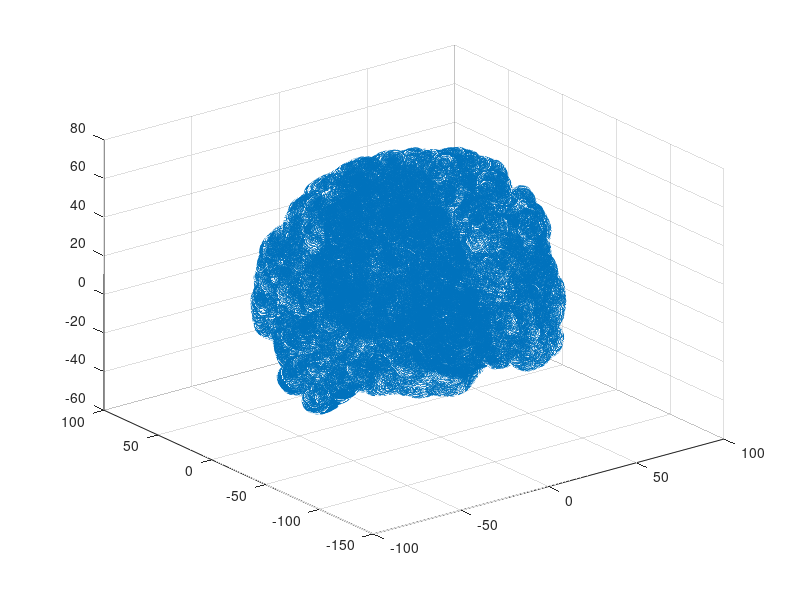

Here is the MATLAB script that generated this plot: (Note: this script raises an error after producing the figure.)
%% source allignment and load some variables
clear
seeds=[20220713;20220721;20220804;20220808;20220810;20220811;20220815;20220816;20221003;2022100401;
        2022100402;20221005];
numSes=size(seeds,1);

load('source_rr.mat');
load('Lausanne2008_fsaverageDSsurf_60_125_250.mat')
% label the sources
Vertex=Brain.Vertex;
load('parcels.mat') % This is the labels
% Anni's labeling method
x_shift=(max(Vertex(:,1))-max(source_rr(:,1))*1e3)/2+(min(Vertex(:,1))-min(source_rr(:,1))*1e3)/2;
y_shift=(max(Vertex(:,2))-max(source_rr(:,2))*1e3)/2+(min(Vertex(:,2))-min(source_rr(:,2))*1e3)/2;
z_shift=(max(Vertex(:,3))-max(source_rr(:,3))*1e3)/2+(min(Vertex(:,3))-min(source_rr(:,3))*1e3)/2;
% x_shift=(max(Vertex(:,1))-max(source_rr(:,1))*1e3)/3+(min(Vertex(:,1))-min(source_rr(:,1))*1e3)/3+...
%         (mean(Vertex(:,1))-mean(source_rr(:,1))*1e3)/3;
% y_shift=(max(Vertex(:,2))-max(source_rr(:,2))*1e3)/3+(min(Vertex(:,2))-min(source_rr(:,2))*1e3)/3+...
%         (mean(Vertex(:,2))-mean(source_rr(:,2))*1e3)/3;
% z_shift=(max(Vertex(:,3))-max(source_rr(:,3))*1e3)/3+(min(Vertex(:,3))-min(source_rr(:,3))*1e3)/3+...
%         (mean(Vertex(:,3))-mean(source_rr(:,3))*1e3)/3;
% x_shift=(mean(Vertex(:,1))-mean(source_rr(:,1))*1e3);
% y_shift=(mean(Vertex(:,2))-mean(source_rr(:,2))*1e3);
% z_shift=(mean(Vertex(:,3))-mean(source_rr(:,3))*1e3);
source_x=source_rr(:,1) * 1e3 + x_shift;
source_y=source_rr(:,2) * 1e3 + y_shift;
source_z=source_rr(:,3) * 1e3 + z_shift;
source_xyz=[source_x source_y source_z];
num_source=size(source_xyz,1);
source_fsaverage = source_xyz+127.5; % 127.5 is based on the fsaverage volume being 256 x 256 x 256
source_labels=zeros(num_source,1);
for i = 1:length(source_fsaverage)
    vox = floor(source_fsaverage(i,:)); % change from ceil to floor,now we have 2 subcortical not mapped
    inds              = sub2ind([size(parcels)], vox(1), vox(2), vox(3));
    label             = parcels(inds); 
    source_labels(i) = label;
end

% "cuneus 1": 148
% length(sort(unique(source_labels))) % 463+1-462 labels not mapped
% find which label
roiNames_250(setdiff(1:463,unique(source_labels)))
% find(unique(source_labels)==225)
% "Right-Caudate": 225
% "Right-Pallidum": 227

figure
clf
scatter3(Vertex(:,1),Vertex(:,2),Vertex(:,3),'g.')
clear alpha
alpha(.1)
hold on;
scatter3(source_x,source_y,source_z,'r')
xlabel('x'); ylabel('y');zlabel('z')

% load forward matrix
load('leadfield.mat');

% inverse model
addpath /home/zhibinz2/Documents/GitHub/AdaptiveGraphicalLassoforParCoh/Simulations/util
[inversemat, stat, reconstructed] = inversemodel(leadfield,'prctile',1);
% leakage=inversemat*leadfield;

data_path= '../../Cleaned_data/'; % Cleaned EEG data can be found at https://osf.io/rstpu/. 
% 
% cd /home/zhibinz2/Documents/GitHub/Cleaned_data
% 
% cd /home/zhibinz2/Documents/GitHub/Cleaned_data/source_data
% for ses=1:12
%     mkdir(num2str(seeds(ses,:)));
% end


%% loop through all data to compute correlation of the recon EEG with original EEG 
tic
corr_32_all=zeros(numSes,2,12,32);
for r=1:numSes
    clear runid
    runid = num2str(seeds(r,:));
    % data=load([data_path  'clean_' runid '.mat']);
    data=load([data_path  'clean_' runid '.mat'],'dataL','dataR');
    for subj=1:2
        if subj==1
            preprocessed_eeg=data.dataL;
        else
            preprocessed_eeg=data.dataR;
        end
        for tr=1:12
            EEG_ori=preprocessed_eeg{tr}(:,1:32)';
            source_data=inversemat*EEG_ori;
            EEG_recon=leadfield*source_data;

            for ch=1:32
                R=corrcoef(EEG_recon(ch,:)',EEG_ori(ch,:)');
                corr_32_all(r,subj,tr,ch)=R(1,2);
            end
        end
    end
end
toc
% 440 s 

mean(corr_32_all,4)

%% loop throught all source data to compute pca and aggregate (fraction > 0.5)

for r=1:numSes
    clear runid data preprocessed_eeg EEG_ori source_data EEG_recon leakage
    runid = num2str(seeds(r,:));
    % data=load([data_path  'clean_' runid '.mat']);
    data=load([data_path  'clean_' runid '.mat'],'dataL','dataR');
    for subj=1:2
        if subj==1
            preprocessed_eeg=data.dataL;
        else
            preprocessed_eeg=data.dataR;
        end
        for tr=1:12
            clear EEG_ori source_data EEG_recon leakage
            tic
            EEG_ori=preprocessed_eeg{tr}(:,1:32)';
            source_data=inversemat*EEG_ori;
            EEG_recon=leadfield*source_data;

            fra_eigenvalues=zeros(1,max(unique(source_labels)));
            agr_source_data=[];
            ave_source_coor=[];
            ave_source_label=[];
            for sr=1:max(unique(source_labels))
                I=find(source_labels==sr);
                if ~isempty(I)
                    [COEFF, SCORE, LATENT] = pca(source_data(I,:)','Centered',false);
                    fra_eigenvalues(sr)=LATENT(1)/sum(LATENT);
                    if fra_eigenvalues(sr) > 0.5
                        agr_source_data=[agr_source_data SCORE(:,1)];
                        ave_source_coor=[ave_source_coor; mean(source_fsaverage(I,:),1)];
                        ave_source_label=[ave_source_label; sr];
                    end
                end
            end
            save([data_path 'source_data/' num2str(runid) '/subj' num2str(subj) '_tr_' num2str(tr)  '.mat'], ...
                            'fra_eigenvalues','agr_source_data','ave_source_coor','ave_source_label');
            toc
        end
    end
end
% 9 h

%% loop throught all source data to compute pca and aggregate (all ROIs)
for r=8:numSes
    vars = ({'runid', 'data preprocessed_eeg', 'EEG_ori', 'source_data', 'EEG_recon', 'leakage'});
    clear(vars{:});
    runid = num2str(seeds(r,:));
    % data=load([data_path  'clean_' runid '.mat']);
    data=load([data_path  'clean_' runid '.mat'],'dataL','dataR');
    for subj=1:2
        if subj==1
            preprocessed_eeg=data.dataL;
        else
            preprocessed_eeg=data.dataR;
        end
        for tr=1:12
            vars = ({'EEG_ori', 'source_data', 'EEG_recon', 'leakage'});
            clear(vars{:});
            tic
            EEG_ori=preprocessed_eeg{tr}(:,1:32)';
            source_data=inversemat*EEG_ori;
            EEG_recon=leadfield*source_data;

            fra_eigenvalues=zeros(1,max(unique(source_labels)));
            agr_source_data=[];
            ave_source_coor=[];
            ave_source_label=[];
            for sr=1:max(unique(source_labels))
                I=find(source_labels==sr);
                if ~isempty(I)
                    [COEFF, SCORE, LATENT] = pca(source_data(I,:)','Centered',false);
                    fra_eigenvalues(sr)=LATENT(1)/sum(LATENT);
                    agr_source_data=[agr_source_data SCORE(:,1)];
                    ave_source_coor=[ave_source_coor; mean(source_fsaverage(I,:),1)];
                    ave_source_label=[ave_source_label; sr];
                end
            end
            save([data_path 'source_data/' num2str(runid) '/subj' num2str(subj) '_tr_' num2str(tr)  '.mat'], ...
                            'fra_eigenvalues','agr_source_data','ave_source_coor','ave_source_label');
            toc
        end
    end
end
% 10 h


%% Remove 16 subcortical and "zeros marked" sources not mapped and saved the aggreated source data

sum(fra_eigenvalues==0)
sum(fra_eigenvalues>0.50)
roiNames_250(scale250_subcortROIs(2:end))
fra_eigenvalues(scale250_subcortROIs(2:end))=0
% 463-15=448 cortical sources

for ses=1:12
    mkdir(num2str(seeds(ses,:)));
end


cd /home/zhibinz2/Documents/GitHub/Cleaned_data/cortical_source_data
clear
seeds=[20220713;20220721;20220804;20220808;20220810;20220811;20220815;20220816;20221003;2022100401;
        2022100402;20221005];
numSes=size(seeds,1);
load('/home/zhibinz2/Documents/GitHub/MEG_EEG_Source_Localization/EEG_32chan_pca/Lausanne2008_fsaverageDSsurf_60_125_250.mat')
corti_fra_eigenvalues=cell(12,2,12);
corti_ave_source_coor=cell(12,2,12);
corti_ave_source_labl=cell(12,2,12);
for ses=1:12
    for subj=1:2
        for tr=1:12
            tic
            clear i agr_source_data ave_source_coor ave_source_label
            load(['../source_data/' num2str(seeds(ses,:)) '/subj' num2str(subj) '_tr_' num2str(tr) '.mat'])
            marked_fra_eigenvalues=fra_eigenvalues(ave_source_label);
            bool_temp=zeros(1,length(ave_source_label));
            for i=1:length(ave_source_label)
                clear tmp
                tmp=ave_source_label(i);
                if ismember(tmp, scale250_subcortROIs)
                    bool_temp(i)=1;
                end
            end
            clear ind
            ind=find(bool_temp);
            agr_source_data(:,ind)=[];
            marked_fra_eigenvalues(ind)=[];
            ave_source_coor(ind,:)=[];
            ave_source_label(ind)=[];
            corti_fra_eigenvalues{ses,subj,tr}=marked_fra_eigenvalues;
            corti_ave_source_coor{ses,subj,tr}=ave_source_coor;
            corti_ave_source_labl{ses,subj,tr}=ave_source_label;
            save(['./' num2str(seeds(ses,:)) '/subj' num2str(subj) '_tr_' num2str(tr) '.mat'],'agr_source_data')
            toc
        end
    end
end
save('corti_fra_eigenvalues.mat','corti_fra_eigenvalues');
save('corti_ave_source_coor.mat','corti_ave_source_coor');
save('corti_ave_source_labl.mat','corti_ave_source_labl');


%% count number of souces > 0.5 remain
num_source_all=nan(12,2,12);
for ses=1:12
    for subj=1:2
        for tr=1:12
            num_source_all(ses,subj,tr)=length(corti_ave_source_labl{ses,subj,tr});
        end
    end
end
num_source_all

min(num_source_all,[],'all') % 448-430 less than 18 ROIs has fraction of 1st eigenvalue < 0.5

max(num_source_all,[],'all')



%% loop through all data to compute fraction of the first eigenvalue
cd /home/zhibinz2/Documents/GitHub/Cleaned_data/source_data_0.5/
% ses=1; subj=1; tr=5;
fra_eigenvalues_all=zeros(12,2,12,463);
for ses =1:12
    for subj =1:2
        tic
        for tr=1:12
            clear fra_eigenvalues
            load(['./' num2str(seeds(ses,:)) '/subj' num2str(subj) '_tr_' num2str(tr) '.mat'])
            fra_eigenvalues_all(ses,subj,tr,:)=fra_eigenvalues;
%             prctile(fra_eigenvalues, 25)
%             if median(fra_eigenvalues) < 0.7
%                 display(['ses ' num2str(ses) ' subj ' num2str(subj) ' tr ' num2str(tr) '<0.7'])
%             end
%             plot(1:max(unique(source_labels)), fra_eigenvalues,'.','MarkerSize',12);
%             yline(0.5);yline(0.7);
%             xlabel('ROI labels');ylabel('fraction of 1st eigenvalue')
        end
        toc
    end
end
% 0.5 h?

fra_median=zeros(12,2,12); % mean 0.798
fra_25prct=zeros(12,2,12); % mean 0.6859
for ses =1:12
    for subj =1:2
        for tr=1:12
            fra_median(ses,subj,tr)=median(fra_eigenvalues_all(ses,subj,tr,:));
            fra_25prct(ses,subj,tr)=prctile(fra_eigenvalues_all(ses,subj,tr,:), 25);
        end
    end
end

figure;
clf;
legends=cell(1,2);
plot(1:288, reshape(fra_median,[],1),'r.','MarkerSize',10);
legends{1}='median';
hold on;
plot(1:288, reshape(fra_25prct,[],1),'b.','MarkerSize',10);
legends{2}='25 percentile';
ylabel('fraction of 1st eigenvalue');xlabel('all 288 trials');
legend(legends);

%% agr_source_data - hilbert - coh
% https://www.mathworks.com/help/signal/ref/ellip.html

% example of bandpass filter
sampl_rate=2000;
[A,B,C,D] = ellip(20,0.25,60,[14 20]/(sampl_rate/2));
d = designfilt('bandpassiir','FilterOrder',20, ...
    'PassbandFrequency1',14,'PassbandFrequency2',20, ...
    'StopbandAttenuation1',60,'PassbandRipple',0.25, ...
    'StopbandAttenuation2',60,'SampleRate',2000);

sos = ss2sos(A,B,C,D);
fvt = fvtool(sos,d,'Fs',sampl_rate);% visualize 
legend(fvt,'ellip','designfilt') 

dataIn = randn(1000,1);plot(1:1000,dataIn,'g');hold on;
dataOut = filter(d,dataIn); plot(1:1000,dataOut,'r');hold off;


% example of a bandstop filter
[b,a] = ellip(3,5,50,[0.01 0.5],'stop');
freqz(b,a)
clf;
dataIn = randn(1000,1);plot(1:1000,dataIn,'g');hold on;
dataOut = filter(b,a,dataIn); plot(1:1000,dataOut,'r');hold off;


% ChatGPT convert Python2matlab
sampl_rate=2000;
srnew = 200;
downsample = 10;
passbands = [1 3; 3.5 6.5; 7 10; 10.5 13.5; 14 20; 21 29; 30 49.5];
% stopbands = [0.75 3.25; 3.25 6.75; 6.75 10.25; 10.25 13.75; 13.75 20.5; 20.5 29.5; 29.5 50];
bandlabels = {'Delta', 'Theta', 'Alpha', 'Mu', 'Beta1', 'Beta2', 'Gamma'};
% My adapted code  
freqBand=2;
attenuation=60;
passFreq1 = passbands(freqBand,1);
passFreq2 = passbands(freqBand,2);
% [A,B,C,D] = ellip(20,0.25,attenuation,passbands(freqBand,:)/(srnew/2));
d = designfilt('bandpassiir','FilterOrder',20, ...
    'PassbandFrequency1',passFreq1,'PassbandFrequency2',passFreq2, ...
    'StopbandAttenuation1',attenuation,'PassbandRipple',0.2, ...
    'StopbandAttenuation2',attenuation,'SampleRate',srnew);
% sos = ss2sos(A,B,C,D);
% fvt = fvtool(sos,d,'Fs',srnew);
% legend(fvt,'ellip','designfilt')

% dataIn = random_sr_data(151000:153000);clf;plot(1:2001,dataIn,'g');hold on;
% dataOut = filter(d,dataIn); plot(1:2001,dataOut,'r');hold off;

% % test on single channel
% random_sr_data=agr_source_data(:,250);
% % random_sr_data=EEG_ori(20,:)';
% dataIn = random_sr_data(151001:153000); %clf;plot(1:2000,dataIn,'g');hold on;
% downsample_data=resample(double(dataIn),1,downsample,'Dimension',1); % plot(1:downsample:2000,downsample_data,'b');
% filterd_data = filter(d,downsample_data); clf; plot(1:downsample:2000,filterd_data,'r'); hold on;
% hilbertdata = hilbert(filterd_data'); 
% ampdata = abs(hilbertdata); plot(1:downsample:2000,ampdata,'m');
% legend(['original source data'],['downsampled'],['filtered'],['hilbert'])
% angledata = angle(hilbertdata);
% 
% % coherence / cross spectra
% coh=cov(hilbertdata');
% % correlation
% cor=corrcoef(ampdata')


% test on all channel
random_sr_data=agr_source_data;
dataIn = double(random_sr_data(151001:153000,:));
downsample_data=resample(double(dataIn),1,downsample,'Dimension',1);
filterd_data = filter(d,downsample_data);
hilbertdata = hilbert(filterd_data'); 
ampdata = abs(hilbertdata); 
% angledata = angle(hilbertdata);
% coherence / cross spectra
coh=cov(hilbertdata');
covMat = real2Complex(coh,1);% it doesn't convert to real 
% correlation
cor=corrcoef(ampdata');
figure;
clf;
imagesc(cor);colorbar;colormap("jet");
title(['Amplitude correlation of the Hilbert data from PCA source time series']);
subtitle(['Freq band - ' bandlabels{freqBand}]);

%% AGL pcoh
% load source data
cd /home/zhibinz2/Documents/GitHub/Cleaned_data/cortical_source_data/20220713
load('subj1_tr_1.mat')
cd ../
load('corti_ave_source_labl.mat')
load('corti_ave_source_coor.mat')
source_labels=corti_ave_source_labl{1,1,1};
source_coor=corti_ave_source_coor{1,1,1};
samps=size(hilbertdata,2);
sourceDataReal = cat(1,real(hilbertdata),imag(hilbertdata));    
sourceDataReal = sourceDataReal*(1/mean(abs(sourceDataReal(:)))); % normalize data
datareshaped = permute(reshape(sourceDataReal', 4,samps/4, size(sourceDataReal,1)),[1,3,2]);
% load SC
load('../../Virtual-Tractography/ForZhibin/processed_data/scale250_Connectome.mat');
SC_tr=fc(source_labels,source_labels);
figure;imagesc(fc);colorbar;colormap("jet");clim([0 0.2]);
figure;imagesc(logical(SC_tr));colorbar;colormap("jet");
% AGL
allLambdas = fliplr([.6,.5,.4,.3,.2,.175,.15,.125, .1, .075, .05, .025, .01]); 
allLambdasOut = fliplr([.6,.5,.4,.3,.2,.175,.15,.125, .1, .075, .05, .025, .01]);
addpath(genpath('/../../AdaptiveGraphicalLassoforParCoh/Simulations/util'))
addpath(genpath('../../AdaptiveGraphicalLassoforParCoh/AGL'))
tic
clear networkPrecCompTrue penInCompTrue penOutCompTrue allDevsReturnTrue
[networkPrecCompTrue, penInCompTrue, penOutCompTrue,~,allDevsReturnTrue] ...
        = estBestPenalizationQUIC(datareshaped, logical(SC_tr), allLambdas,allLambdasOut, 0);
toc % 